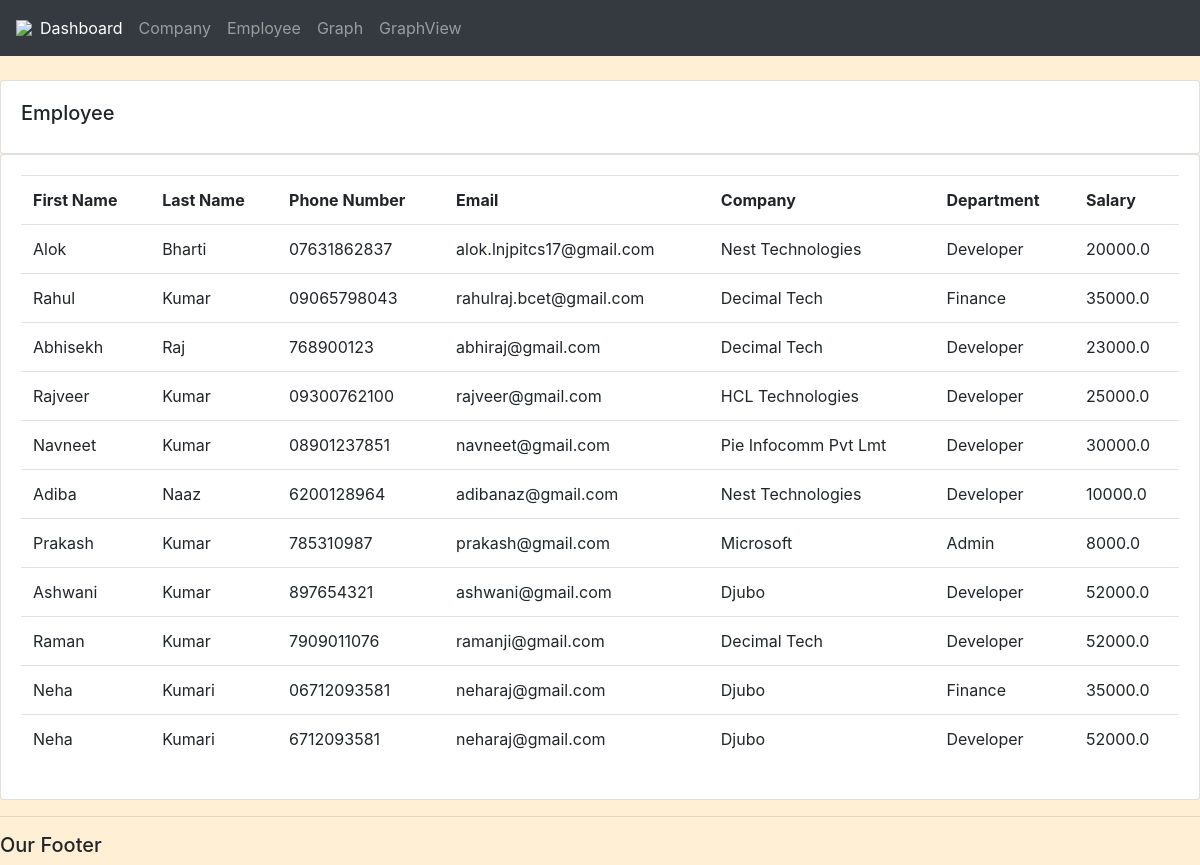
/employee/, run on the app's committed database.
### testapp/models.py (models this page shows, shortened)
class Employee(models.Model):
    first_name = models.CharField(max_length=40)
    last_name = models.CharField(max_length=40)
    phone_no = models.CharField(max_length=20)
    email = models.EmailField()
    company = models.ForeignKey(Company, on_delete=models.SET_NULL, null=True)
    department = models.CharField(max_length=20)
    salary = models.FloatField()

class Company(models.Model):
    STATUS = (
        ('Active', 'Active'),
        ('Strickoff', 'Strickoff'),
    )
    name = models.CharField(max_length=50, null=True)
    phone = models.CharField(max_length=20, null=True)
    email = models.EmailField(null=True)
    country = models.CharField(max_length=30, null=True)
    status = models.CharField(max_length=200, null=True, choices=STATUS)
    def __str__(self):
        return self.name

### testapp/views.py (the view)
# urls.py: path('employee/', views.employee, name='employee'),
def employee(request):
    employee = Employee.objects.all()
    return render(request, 'testapp/employee.html', {'employee': employee})

### templates/testapp/employee.html (shortened to what this page needs)
{%  extends 'testapp/main.html' %}
{% block content %}
		<br>
		<div class="row">
			<div class="col-md">
				<div class="card card-body">
					<h5>Employee</h5>
				</div>
				<div class="card card-body">
					<table class="table">
						<tr>
							<th>First Name</th>
							<th>Last Name</th>
							<th>Phone Number</th>
							<th>Email</th>
							<th>Company</th>
							<th>Department</th>
							<th>Salary</th>
						</tr>
                        {% for k in employee %}
							<tr>
								<td>{{k.first_name}}</td>
								<td>{{k.last_name}}</td>
								<td>{{k.phone_no}}</td>
								<td>{{k.email}}</td>
								<td>{{k.company}}</td>
								<td>{{k.department}}</td>
								<td>{{k.salary}}</td>
							</tr>
                     {% endfor %}
					</table>
				</div>
			</div>
		</div>
{% endblock content %}

### static/css/main.css (style rules this page uses)
body { background-color:#FFEFD5; }

### data on the page
Employee: first_name "Alok", last_name "Bharti", phone_no "07631862837", email "alok.lnjpitcs17@gmail.com", company "Nest Technologies", department "Developer", salary "20000.0"
Employee: first_name "Rahul", last_name "Kumar", phone_no "09065798043", email "rahulraj.bcet@gmail.com", company "Decimal Tech", department "Finance", salary "35000.0"
Employee: first_name "Abhisekh", last_name "Raj", phone_no "768900123", email "abhiraj@gmail.com", company "Decimal Tech", department "Developer", salary "23000.0"
Employee: first_name "Rajveer", last_name "Kumar", phone_no "09300762100", email "rajveer@gmail.com", company "HCL Technologies", department "Developer", salary "25000.0"
Employee: first_name "Navneet", last_name "Kumar", phone_no "08901237851", email "navneet@gmail.com", company "Pie Infocomm Pvt Lmt", department "Developer", salary "30000.0"
Employee: first_name "Adiba", last_name "Naaz", phone_no "6200128964", email "adibanaz@gmail.com", company "Nest Technologies", department "Developer", salary "10000.0"
Employee: first_name "Prakash", last_name "Kumar", phone_no "785310987", email "prakash@gmail.com", company "Microsoft", department "Admin", salary "8000.0"
Employee: first_name "Ashwani", last_name "Kumar", phone_no "897654321", email "ashwani@gmail.com", company "Djubo", department "Developer", salary "52000.0"
Employee: first_name "Raman", last_name "Kumar", phone_no "7909011076", email "ramanji@gmail.com", company "Decimal Tech", department "Developer", salary "52000.0"
Employee: first_name "Neha", last_name "Kumari", phone_no "06712093581", email "neharaj@gmail.com", company "Djubo", department "Finance", salary "35000.0"
Employee: first_name "Neha", last_name "Kumari", phone_no "6712093581", email "neharaj@gmail.com", company "Djubo", department "Developer", salary "52000.0"
